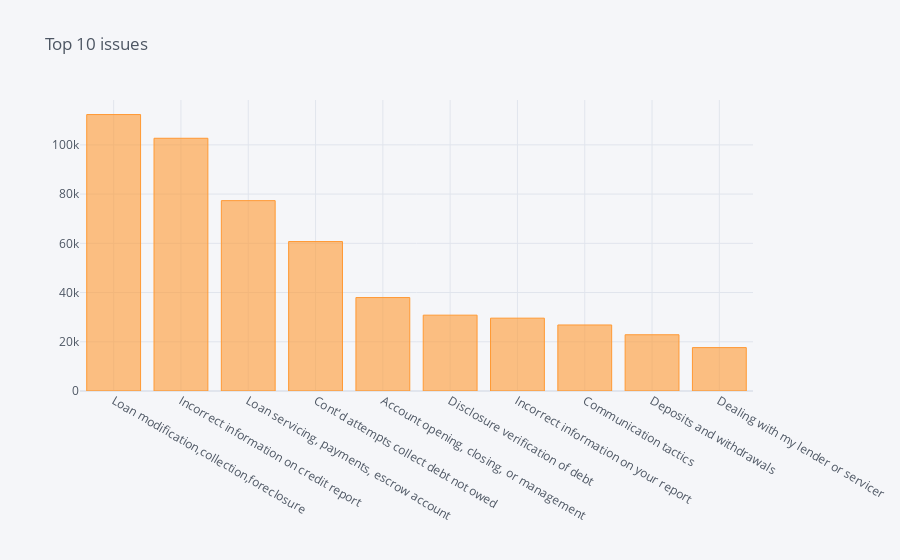

Source (notebook cell):
### Code cell
data['Issue'].value_counts()[:10].iplot(kind='bar',title='Top 10 issues\n',fontsize=14,color='orange')

### Figure 1 — Plotly figure (JSON) as saved in the notebook; plotly's stock layout.template omitted (floating-point values rounded to 4 significant figures)
{"data": [{"marker": {"color": "rgba(255, 153, 51, 0.6)", "line": {"color": "rgba(255, 153, 51, 1.0)", "width": 1}}, "name": "Issue", "orientation": "v", "text": "", "type": "bar", "x": ["Loan modification,collection,foreclosure", "Incorrect information on credit report", "Loan servicing, payments, escrow account", "Cont'd attempts collect debt not owed", "Account opening, closing, or management", "Disclosure verification of debt", "Incorrect information on your report", "Communication tactics", "Deposits and withdrawals", "Dealing with my lender or servicer"], "y": [112315, 102678, 77337, 60719, 37963, 30809, 29592, 26826, 22851, 17631]}], "layout": {"legend": {"bgcolor": "#F5F6F9", "font": {"color": "#4D5663"}}, "paper_bgcolor": "#F5F6F9", "plot_bgcolor": "#F5F6F9", "title": {"font": {"color": "#4D5663"}, "text": "Top 10 issues\n"}, "xaxis": {"gridcolor": "#E1E5ED", "showgrid": true, "tickfont": {"color": "#4D5663"}, "title": {"font": {"color": "#4D5663"}, "text": ""}, "zerolinecolor": "#E1E5ED"}, "yaxis": {"gridcolor": "#E1E5ED", "showgrid": true, "tickfont": {"color": "#4D5663"}, "title": {"font": {"color": "#4D5663"}, "text": ""}, "zerolinecolor": "#E1E5ED"}}}
